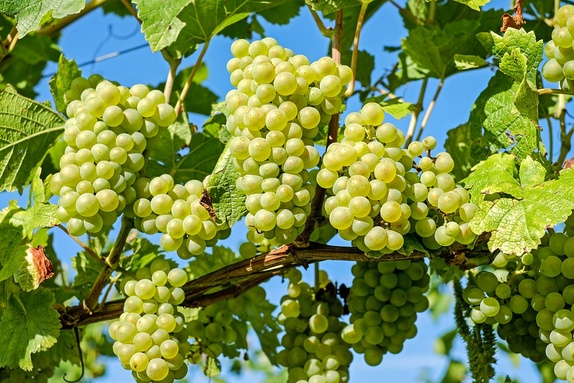
#> input picture work/src/grapes.jpg, 574 x 383 px, shrunk from 960 x 640 before the run
$ jupyter execute 07.ipynb   (shell and % lines are left out)
#> lines starting #> are read from the running program, lines starting #| are printed output that depends on the picture; after the words box and inside, x2 and y2 are one past the last pixel; in counts of white or black regions, pixels touching at a corner belong together
# 2値化
- 白黒画像化
    - しきい値より低ければ黒、高ければ白
    - 0,1のみで表せるので処理が高速

[cell 1]
import cv2
import matplotlib.pyplot as plt

[cell 2]
img = cv2.imread("src/grapes.jpg", 0)
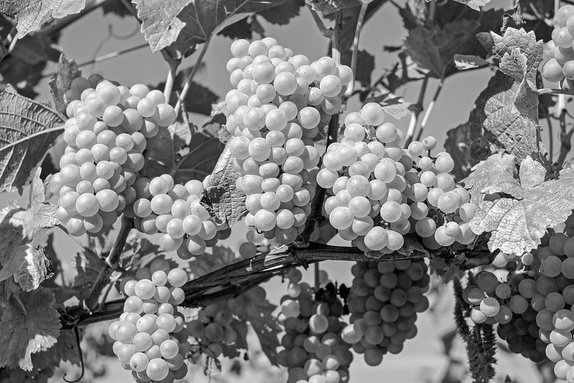
#> img: shape (383, 574); min 0, max 255, mean 125.1
cv2.imshow("img",img)

cv2.waitKey(0)
cv2.destroyAllWindows()

[cell 3]
# しきい値
threshold = 100
# しきい値、2値化された画像
# 画像、しきい値、しきい値を超えていた場合の色、2値化の方法
ret, img_th = cv2.threshold(img, threshold, 255, cv2.THRESH_BINARY)
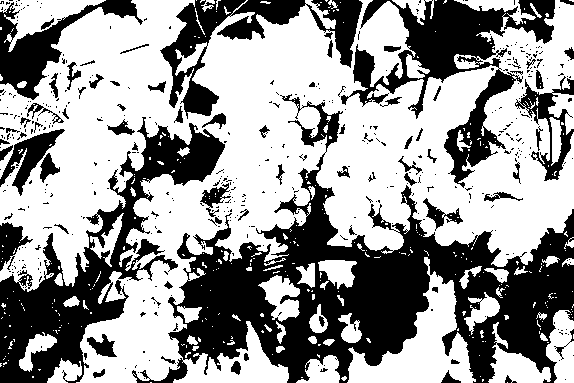
#> img_th: shape (383, 574); 59.7% white; 467 black regions (392 under 20 px), largest, box (x1, y1, x2, y2) and area: (132, 94, 574, 383) 39933, (0, 117, 225, 383) 16037, (341, 0, 555, 188) 11318
#> ret = 100

[cell 4]
ret
#> Out = 100

[cell 5]
cv2.imshow("img_th",img_th)

cv2.waitKey(0)
cv2.destroyAllWindows()

[cell 6]
# OTSU: 自動的にしきい値を決定
# グレースケールの中の白と黒をいい感じに分離する
# 白と黒の中間に色が集中しているとうまくいかない事が多い
ret2, img_o = cv2.threshold(img, 0, 255, cv2.THRESH_OTSU)
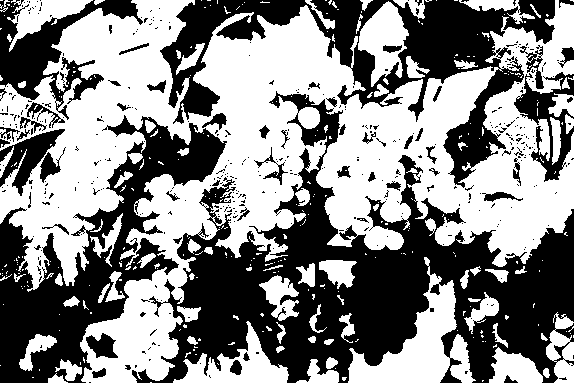
#> img_o: shape (383, 574); 53.3% white; 417 black regions (357 under 20 px), largest, box (x1, y1, x2, y2) and area: (132, 91, 574, 383) 46873, (160, 0, 555, 188) 20642, (0, 115, 227, 383) 19892
#> ret2 = 121

[cell 7]
ret2
#> Out = 121

[cell 8]
hist = cv2.calcHist([img], [0], None, [256], [0,256])
#> hist = 256 values, max 2420 at index 152, min 4 at index 255, mean 858.8
plt.plot(hist)
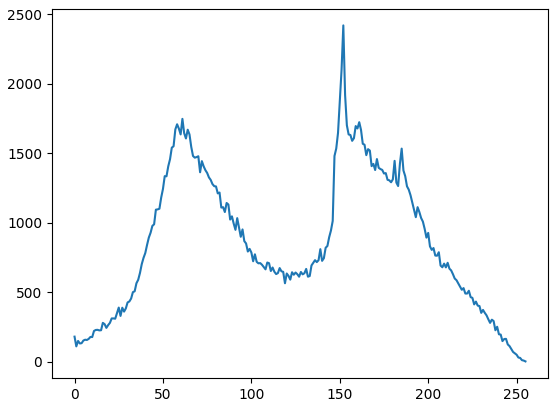
#> figure drawn by matplotlib, 1 panel; curve peaks at x = 152, y = 2420

[cell 9]
cv2.imshow("otsu",img_o)

cv2.waitKey(0)
cv2.destroyAllWindows()

[cell 10]
# adaptiveThreshold
# 近傍との相対的な明暗で判断
# 影が多い画像などに有効

img_ada = cv2.adaptiveThreshold(img,255, cv2.ADAPTIVE_THRESH_MEAN_C, cv2.THRESH_BINARY, 3, 1)
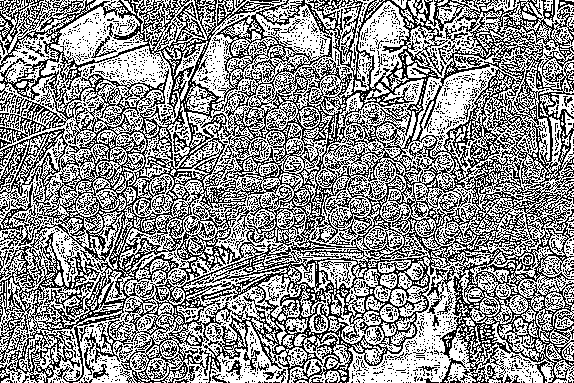
#> img_ada: shape (383, 574); 56.4% white; black in thin lines or dots

[cell 11]
cv2.imshow("otsu",img_o)
cv2.imshow("ada",img_ada)
cv2.waitKey(0)
cv2.destroyAllWindows()

# 2値化+トラックバー(実践)

[cell 12]
import cv2

[cell 13]
img = cv2.imread("src/floor.jpg", 0)
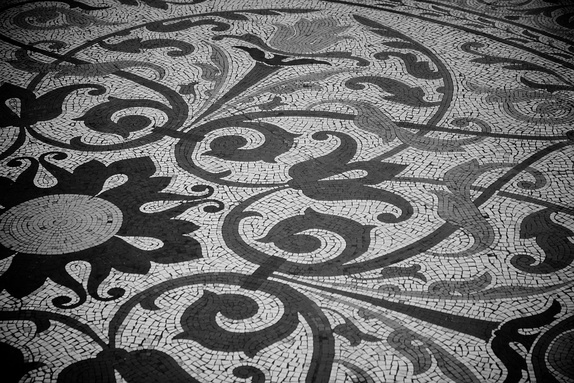
#> input picture work/src/floor.jpg, 574 x 383 px, shrunk from 960 x 640 before the run
#> img is the input picture: shape (383, 574); min 0, max 249, mean 104.1
cv2.imshow("img",img)
cv2.waitKey(0)
cv2.destroyAllWindows()

[cell 14]
def onTrackBar(position):
    global threshold
    threshold = position

[cell 15]
threshold = 100
cv2.namedWindow("img")

cv2.createTrackbar("track", "img", threshold, 255, onTrackBar)

while True:
    ret, img_th = cv2.threshold(img, threshold, 255, cv2.THRESH_BINARY)
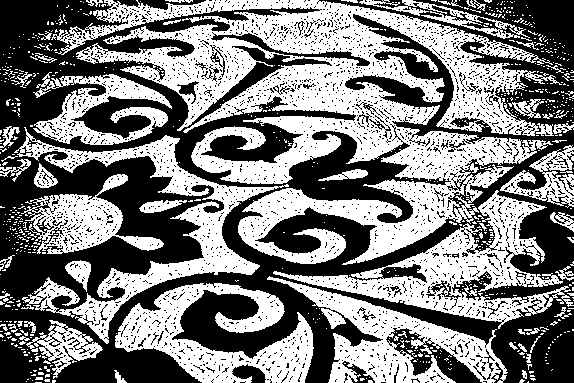
#> img_th: shape (383, 574); 49% white; 727 white regions (668 under 20 px), largest, box (x1, y1, x2, y2) and area: (51, 0, 562, 265) 50004, (273, 190, 574, 329) 10726, (14, 127, 289, 344) 10081
    cv2.imshow("img",img_th)
    cv2.imshow("src",img)

    if cv2.waitKey(10) == 27:
#> (key Esc is pressed here)
        break

cv2.destroyAllWindows()
